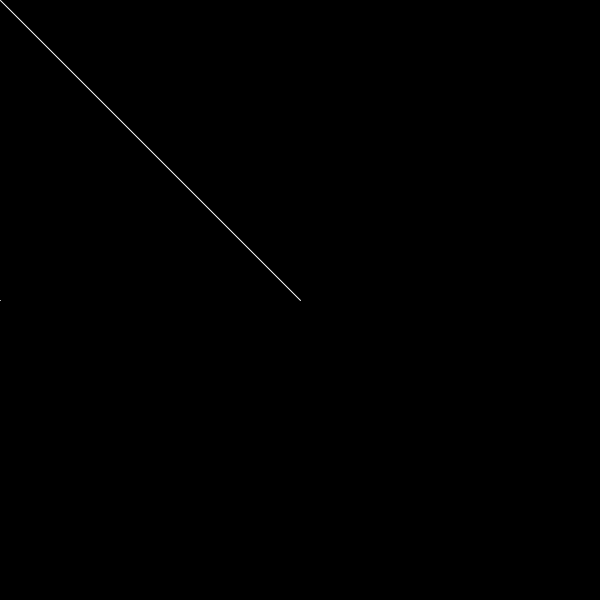
Frame 1 (no input)
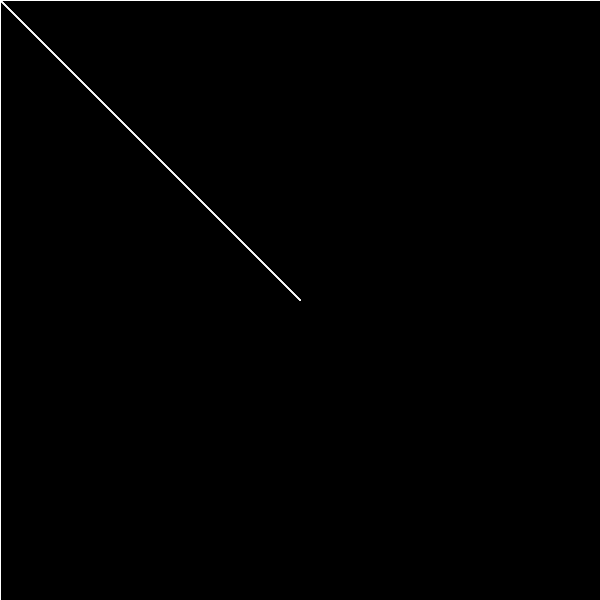
Frame 60 (the mouse pressed at the canvas centre just before this capture)
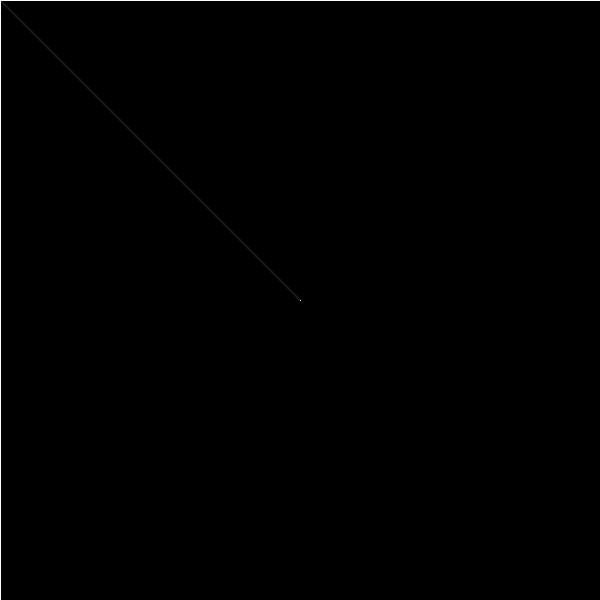
Frame 120 (the mouse held since frame 60 and released just before this capture)

The Processing sketch that drew these frames (run headless with seeded random() and noise(); from frame 60 on, the mouse is pressed at the canvas centre):

// Processing sketch: cw_sept_6
// ── cw_sept_6.pde
//Coordinate tracking and mouse tracking
//learning how to rotate
void setup(){
  size (600, 600);
  background(0);
  
}
 void draw(){
   //background(0);
   //so that there is only 1 line (refreshes the bg)
   //line (x point1, y point1, x point2, y point2);
   fill (0, 10);
   rect (0, 0, width, height); 
   //stroke(random (0, 255), random (0, 255), random (0, 255));
   stroke (255);
   line (width/2, height/2, mouseX, mouseY);
   line (mouseX, height/2, mouseY, height/2);
   //this is how to draw various lines in the sketch
   println (mouseX);
   println (mouseY);
   
 }
 
